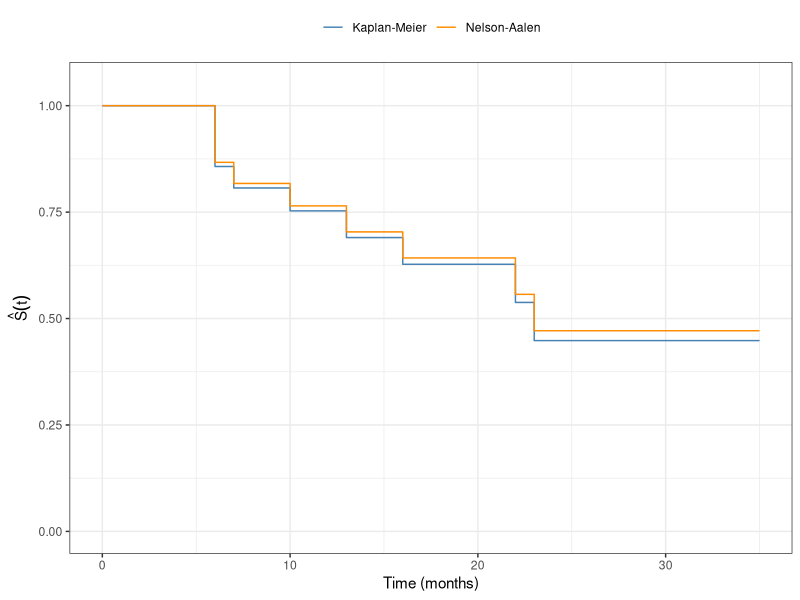
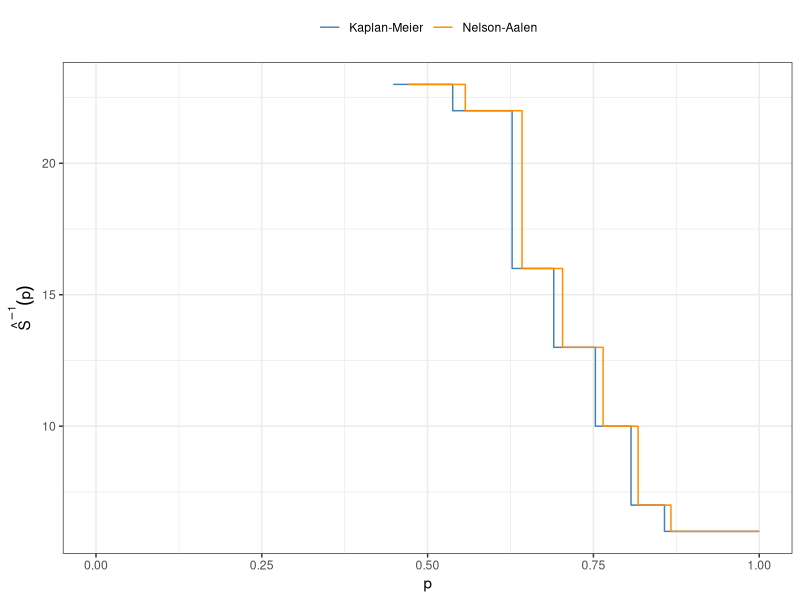

These charts were generated, in order, by the following R code:
## ---- chunk 1
#| code-fold: true
library(KMsurv)
library(dplyr)
library(survival)
data(drug6mp)

km_fit <- drug6mp |>
  mutate(surv = Surv(t2, relapse)) |>
  survfit(formula = surv ~ 1, data = _)

na_fit <- drug6mp |>
  mutate(surv = Surv(t2, relapse)) |>
  survfit(formula = surv ~ 1, type = "fleming-harrington", data = _)

tbl <- tibble(
  time = km_fit$time,
  n.risk = km_fit$n.risk,
  n.event = km_fit$n.event,
  surv_km = km_fit$surv,
  surv_na = na_fit$surv
) |>
  filter(n.event > 0)

library(knitr)
kable(
  tbl,
  digits = 3,
  col.names = c(
    "Time (months)",
    "At risk $r_i$",
    "Events $d_i$",
    "$\\hat{S}_{KM}(t)$",
    "$\\hat{S}_{NA}(t)$"
  )
)
## ---- chunk 2
#| code-fold: true
library(ggplot2)

surv_steps <- rbind(
  data.frame(
    time = c(0, km_fit$time), surv = c(1, km_fit$surv),
    estimator = "Kaplan-Meier"
  ),
  data.frame(
    time = c(0, na_fit$time), surv = c(1, na_fit$surv),
    estimator = "Nelson-Aalen"
  )
)

ggplot(surv_steps, aes(x = time, y = surv, color = estimator)) +
  geom_step() +
  scale_color_manual(
    values = c("Kaplan-Meier" = "steelblue", "Nelson-Aalen" = "darkorange")
  ) +
  coord_cartesian(ylim = c(0, 1.05)) +
  labs(x = "Time (months)", y = expression(hat(S)(t)), color = NULL) +
  theme_bw() +
  theme(legend.position = "top")
## ---- chunk 3
#| code-fold: true

ev_km <- km_fit$n.event > 0
t_ev_km <- km_fit$time[ev_km]
s_ev_km <- km_fit$surv[ev_km]

ev_na <- na_fit$n.event > 0
t_ev_na <- na_fit$time[ev_na]
s_ev_na <- na_fit$surv[ev_na]

# The ISF is a step function of p: S^{-1}(p) = t_i for p in (s_i, s_{i-1}],
# with s_0 = 1. Anchoring a point at p = 1 (height = first event time)
# extends the top tread to p = 1, and geom_step()'s default "hv" direction
# then draws each tread t_i across (s_i, s_{i-1}].
isf_steps <- rbind(
  data.frame(
    p = c(1, s_ev_km), t = c(t_ev_km[1], t_ev_km),
    estimator = "Kaplan-Meier"
  ),
  data.frame(
    p = c(1, s_ev_na), t = c(t_ev_na[1], t_ev_na),
    estimator = "Nelson-Aalen"
  )
)
isf_steps <- isf_steps[order(isf_steps$estimator, isf_steps$p), ]

ggplot(isf_steps, aes(x = p, y = t, color = estimator)) +
  geom_step() +
  scale_color_manual(
    values = c("Kaplan-Meier" = "steelblue", "Nelson-Aalen" = "darkorange")
  ) +
  coord_cartesian(xlim = c(0, 1)) +
  labs(x = "p", y = expression(hat(S)^{-1}*(p)), color = NULL) +
  theme_bw() +
  theme(legend.position = "top")
## ---- chunk 4
#| code-fold: show
quantile(km_fit, probs = 0.5)
## ---- chunk 5
#| code-fold: show
quantile(na_fit, probs = 0.5)
